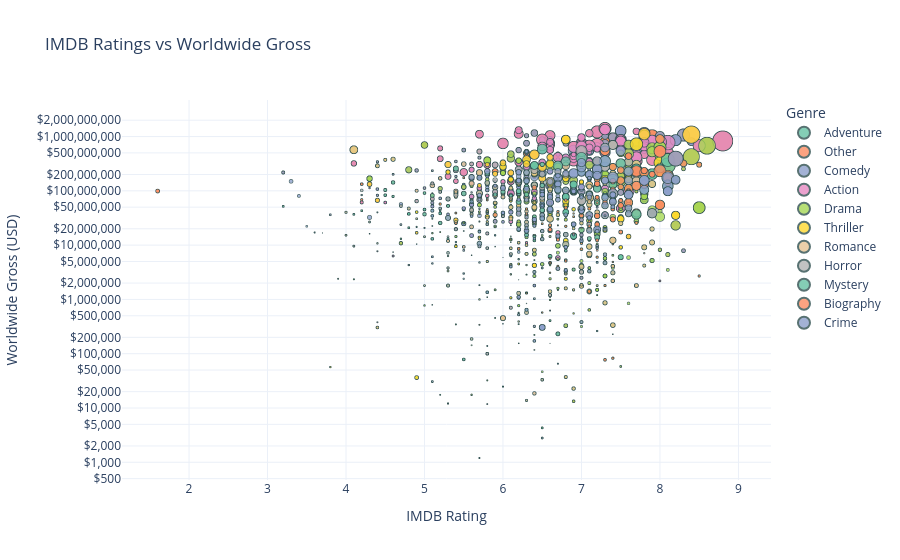

Here is the notebook cell this chart was saved with:
### Markdown cell above
### 4.5 Ratings vs Revenue 
The relationship between IMDb ratings and revenue was analyzed. The analysis showed that;
 - High ratings alone do not guarantee higher revenue strong performance occurs only when ratings are combined with popularity.
 - Vote count proved to be a stronger predictor than rating alone

highlighting that marketing and reach are as important as perceived quality.

### Code cell
import plotly.express as px

# Explode genres safely
movies_exploded = final_movies_clean.explode("genres").copy()

top_genres = movies_exploded['genres'].value_counts().nlargest(10).index
movies_exploded['genre_group'] = movies_exploded['genres'].apply(lambda x: x if x in top_genres else 'Other')

# Scatter plot: Ratings vs Worldwide Gross
fig = px.scatter(
    movies_exploded,
    x="averagerating",
    y="bom_worldwide_gross",
    size="numvotes",                  # bubble size = number of votes
    color="genre_group",              # only top genres + 'Other'
    hover_data=["title_clean", "studio", "runtime_minutes", "roi"],
    log_y=True,                       # log scale for worldwide gross
    title="IMDB Ratings vs Worldwide Gross",
    labels={
        "averagerating": "IMDB Rating",
        "bom_worldwide_gross": "Worldwide Gross (USD)",
        "genre_group": "Genre"
    },
    color_discrete_sequence=px.colors.qualitative.Set2  #  colors
)

fig.update_traces(marker=dict(opacity=0.8, line=dict(width=0.8, color='DarkSlateGrey')))
fig.update_layout(
    template="plotly_white",
    xaxis_title="IMDB Rating",
    yaxis_title="Worldwide Gross (USD)",
    legend_title="Genre",
    yaxis_tickformat="$,"
)

fig.show()

### Figure 1 — Plotly figure (JSON) as saved in the notebook; plotly's stock layout.template omitted (floating-point values rounded to 4 significant figures; data arrays with more than 128 entries replaced by an {"elided": "..."} marker saying what was removed)
{"data": [{"customdata": {"elided": "359x4 mixed values"}, "hovertemplate": "Genre=Adventure<br>IMDB Rating=%{x}<br>Worldwide Gross (USD)=%{y}<br>numvotes=%{marker.size}<br>title_clean=%{customdata[0]}<br>studio=%{customdata[1]}<br>runtime_minutes=%{customdata[2]}<br>roi=%{customdata[3]}<extra></extra>", "legendgroup": "Adventure", "marker": {"color": "rgb(102,194,165)", "line": {"color": "DarkSlateGrey", "width": 0.8}, "opacity": 0.8, "size": {"elided": "359 int values"}, "sizemode": "area", "sizeref": 4603.0, "symbol": "circle"}, "mode": "markers", "name": "Adventure", "showlegend": true, "type": "scattergl", "x": {"elided": "359 float values"}, "xaxis": "x", "y": {"elided": "359 float values"}, "yaxis": "y"}, {"customdata": {"elided": "585x4 mixed values"}, "hovertemplate": "Genre=Other<br>IMDB Rating=%{x}<br>Worldwide Gross (USD)=%{y}<br>numvotes=%{marker.size}<br>title_clean=%{customdata[0]}<br>studio=%{customdata[1]}<br>runtime_minutes=%{customdata[2]}<br>roi=%{customdata[3]}<extra></extra>", "legendgroup": "Other", "marker": {"color": "rgb(252,141,98)", "line": {"color": "DarkSlateGrey", "width": 0.8}, "opacity": 0.8, "size": {"elided": "585 int values"}, "sizemode": "area", "sizeref": 4603.0, "symbol": "circle"}, "mode": "markers", "name": "Other", "showlegend": true, "type": "scattergl", "x": {"elided": "585 float values"}, "xaxis": "x", "y": {"elided": "585 float values"}, "yaxis": "y"}, {"customdata": {"elided": "511x4 mixed values"}, "hovertemplate": "Genre=Comedy<br>IMDB Rating=%{x}<br>Worldwide Gross (USD)=%{y}<br>numvotes=%{marker.size}<br>title_clean=%{customdata[0]}<br>studio=%{customdata[1]}<br>runtime_minutes=%{customdata[2]}<br>roi=%{customdata[3]}<extra></extra>", "legendgroup": "Comedy", "marker": {"color": "rgb(141,160,203)", "line": {"color": "DarkSlateGrey", "width": 0.8}, "opacity": 0.8, "size": {"elided": "511 int values"}, "sizemode": "area", "sizeref": 4603.0, "symbol": "circle"}, "mode": "markers", "name": "Comedy", "showlegend": true, "type": "scattergl", "x": {"elided": "511 float values"}, "xaxis": "x", "y": {"elided": "511 float values"}, "yaxis": "y"}, {"customdata": {"elided": "430x4 mixed values"}, "hovertemplate": "Genre=Action<br>IMDB Rating=%{x}<br>Worldwide Gross (USD)=%{y}<br>numvotes=%{marker.size}<br>title_clean=%{customdata[0]}<br>studio=%{customdata[1]}<br>runtime_minutes=%{customdata[2]}<br>roi=%{customdata[3]}<extra></extra>", "legendgroup": "Action", "marker": {"color": "rgb(231,138,195)", "line": {"color": "DarkSlateGrey", "width": 0.8}, "opacity": 0.8, "size": {"elided": "430 int values"}, "sizemode": "area", "sizeref": 4603.0, "symbol": "circle"}, "mode": "markers", "name": "Action", "showlegend": true, "type": "scattergl", "x": {"elided": "430 float values"}, "xaxis": "x", "y": {"elided": "430 float values"}, "yaxis": "y"}, {"customdata": {"elided": "745x4 mixed values"}, "hovertemplate": "Genre=Drama<br>IMDB Rating=%{x}<br>Worldwide Gross (USD)=%{y}<br>numvotes=%{marker.size}<br>title_clean=%{customdata[0]}<br>studio=%{customdata[1]}<br>runtime_minutes=%{customdata[2]}<br>roi=%{customdata[3]}<extra></extra>", "legendgroup": "Drama", "marker": {"color": "rgb(166,216,84)", "line": {"color": "DarkSlateGrey", "width": 0.8}, "opacity": 0.8, "size": {"elided": "745 int values"}, "sizemode": "area", "sizeref": 4603.0, "symbol": "circle"}, "mode": "markers", "name": "Drama", "showlegend": true, "type": "scattergl", "x": {"elided": "745 float values"}, "xaxis": "x", "y": {"elided": "745 float values"}, "yaxis": "y"}, {"customdata": {"elided": "249x4 mixed values"}, "hovertemplate": "Genre=Thriller<br>IMDB Rating=%{x}<br>Worldwide Gross (USD)=%{y}<br>numvotes=%{marker.size}<br>title_clean=%{customdata[0]}<br>studio=%{customdata[1]}<br>runtime_minutes=%{customdata[2]}<br>roi=%{customdata[3]}<extra></extra>", "legendgroup": "Thriller", "marker": {"color": "rgb(255,217,47)", "line": {"color": "DarkSlateGrey", "width": 0.8}, "opacity": 0.8, "size": {"elided": "249 int values"}, "sizemode": "area", "sizeref": 4603.0, "symbol": "circle"}, "mode": "markers", "name": "Thriller", "showlegend": true, "type": "scattergl", "x": {"elided": "249 float values"}, "xaxis": "x", "y": {"elided": "249 float values"}, "yaxis": "y"}, {"customdata": {"elided": "183x4 mixed values"}, "hovertemplate": "Genre=Romance<br>IMDB Rating=%{x}<br>Worldwide Gross (USD)=%{y}<br>numvotes=%{marker.size}<br>title_clean=%{customdata[0]}<br>studio=%{customdata[1]}<br>runtime_minutes=%{customdata[2]}<br>roi=%{customdata[3]}<extra></extra>", "legendgroup": "Romance", "marker": {"color": "rgb(229,196,148)", "line": {"color": "DarkSlateGrey", "width": 0.8}, "opacity": 0.8, "size": {"elided": "183 int values"}, "sizemode": "area", "sizeref": 4603.0, "symbol": "circle"}, "mode": "markers", "name": "Romance", "showlegend": true, "type": "scattergl", "x": {"elided": "183 float values"}, "xaxis": "x", "y": {"elided": "183 float values"}, "yaxis": "y"}, {"customdata": {"elided": "162x4 mixed values"}, "hovertemplate": "Genre=Horror<br>IMDB Rating=%{x}<br>Worldwide Gross (USD)=%{y}<br>numvotes=%{marker.size}<br>title_clean=%{customdata[0]}<br>studio=%{customdata[1]}<br>runtime_minutes=%{customdata[2]}<br>roi=%{customdata[3]}<extra></extra>", "legendgroup": "Horror", "marker": {"color": "rgb(179,179,179)", "line": {"color": "DarkSlateGrey", "width": 0.8}, "opacity": 0.8, "size": {"elided": "162 int values"}, "sizemode": "area", "sizeref": 4603.0, "symbol": "circle"}, "mode": "markers", "name": "Horror", "showlegend": true, "type": "scattergl", "x": {"elided": "162 float values"}, "xaxis": "x", "y": {"elided": "162 float values"}, "yaxis": "y"}, {"customdata": {"elided": "129x4 mixed values"}, "hovertemplate": "Genre=Mystery<br>IMDB Rating=%{x}<br>Worldwide Gross (USD)=%{y}<br>numvotes=%{marker.size}<br>title_clean=%{customdata[0]}<br>studio=%{customdata[1]}<br>runtime_minutes=%{customdata[2]}<br>roi=%{customdata[3]}<extra></extra>", "legendgroup": "Mystery", "marker": {"color": "rgb(102,194,165)", "line": {"color": "DarkSlateGrey", "width": 0.8}, "opacity": 0.8, "size": {"elided": "129 int values"}, "sizemode": "area", "sizeref": 4603.0, "symbol": "circle"}, "mode": "markers", "name": "Mystery", "showlegend": true, "type": "scattergl", "x": {"elided": "129 float values"}, "xaxis": "x", "y": {"elided": "129 float values"}, "yaxis": "y"}, {"customdata": {"elided": "159x4 mixed values"}, "hovertemplate": "Genre=Biography<br>IMDB Rating=%{x}<br>Worldwide Gross (USD)=%{y}<br>numvotes=%{marker.size}<br>title_clean=%{customdata[0]}<br>studio=%{customdata[1]}<br>runtime_minutes=%{customdata[2]}<br>roi=%{customdata[3]}<extra></extra>", "legendgroup": "Biography", "marker": {"color": "rgb(252,141,98)", "line": {"color": "DarkSlateGrey", "width": 0.8}, "opacity": 0.8, "size": {"elided": "159 int values"}, "sizemode": "area", "sizeref": 4603.0, "symbol": "circle"}, "mode": "markers", "name": "Biography", "showlegend": true, "type": "scattergl", "x": {"elided": "159 float values"}, "xaxis": "x", "y": {"elided": "159 float values"}, "yaxis": "y"}, {"customdata": {"elided": "237x4 mixed values"}, "hovertemplate": "Genre=Crime<br>IMDB Rating=%{x}<br>Worldwide Gross (USD)=%{y}<br>numvotes=%{marker.size}<br>title_clean=%{customdata[0]}<br>studio=%{customdata[1]}<br>runtime_minutes=%{customdata[2]}<br>roi=%{customdata[3]}<extra></extra>", "legendgroup": "Crime", "marker": {"color": "rgb(141,160,203)", "line": {"color": "DarkSlateGrey", "width": 0.8}, "opacity": 0.8, "size": {"elided": "237 int values"}, "sizemode": "area", "sizeref": 4603.0, "symbol": "circle"}, "mode": "markers", "name": "Crime", "showlegend": true, "type": "scattergl", "x": {"elided": "237 float values"}, "xaxis": "x", "y": {"elided": "237 float values"}, "yaxis": "y"}], "layout": {"legend": {"itemsizing": "constant", "title": {"text": "Genre"}, "tracegroupgap": 0}, "title": {"text": "IMDB Ratings vs Worldwide Gross"}, "xaxis": {"anchor": "y", "domain": [0, 1], "title": {"text": "IMDB Rating"}}, "yaxis": {"anchor": "x", "domain": [0, 1], "tickformat": "$,", "title": {"text": "Worldwide Gross (USD)"}, "type": "log"}}}
